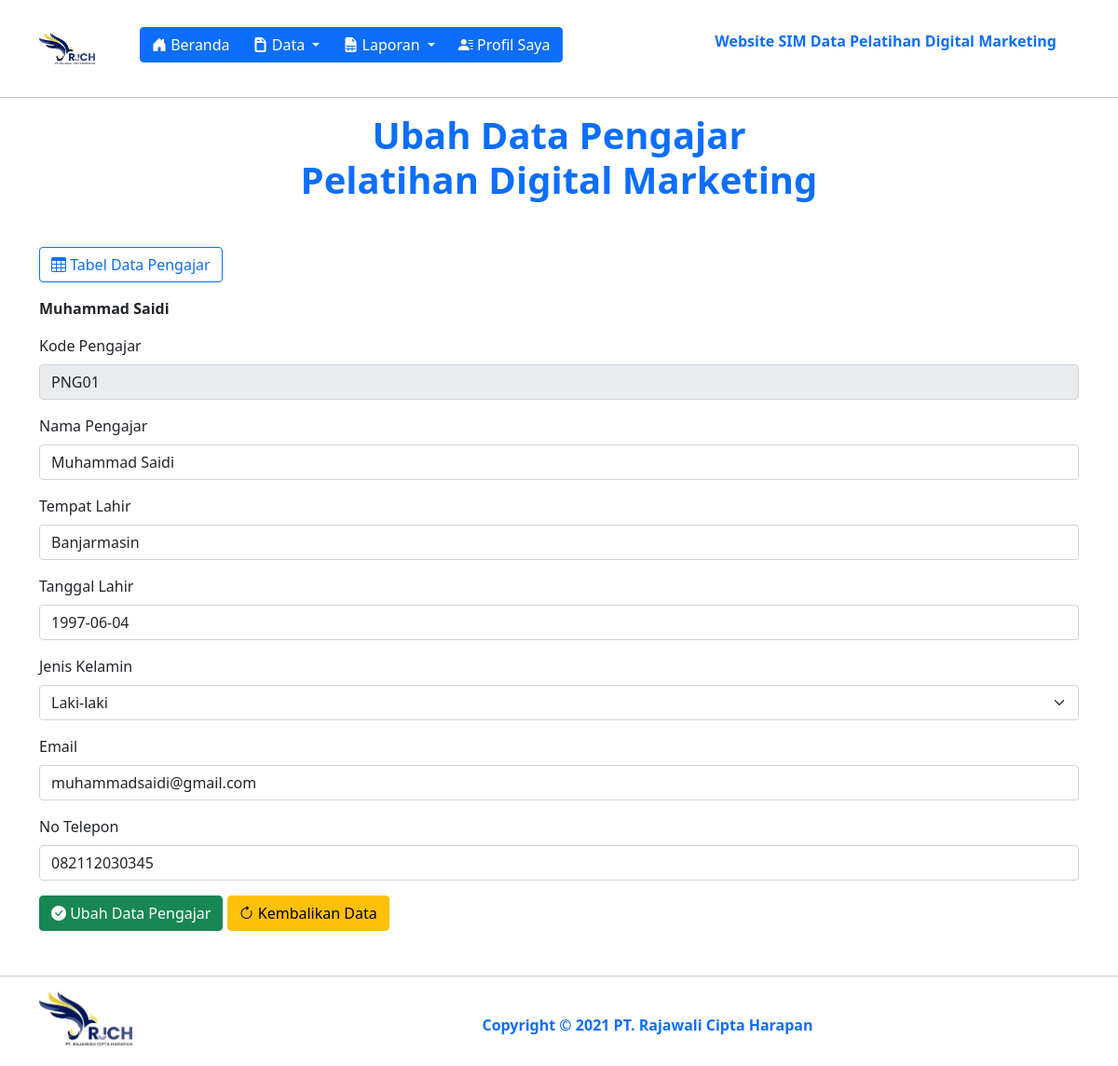
Screenshot of /data/user_admin/pengajar/pengajar_update.php?id_pengajar=16 (signed in) with the database file from the repository.
### tables this page shows
CREATE TABLE `tb_pengajar` (
  `id_pengajar` int(11) NOT NULL,
  `kode_pengajar` varchar(11) NOT NULL,
  `nama_pengajar` varchar(255) NOT NULL,
  `tempat_lahir` varchar(255) NOT NULL,
  `tanggal_lahir` date NOT NULL,
  `jenis_kelamin` varchar(255) NOT NULL,
  `email` varchar(255) NOT NULL,
  `no_telp` varchar(15) NOT NULL
);

### data/user_admin/pengajar/pengajar_functions.php (called while the page is built, shortened)
<?php
$conn = mysqli_connect("localhost", "root", "", "db_pelatihan_digital_marketing");
function queryTampilPengajar($queryTampilPengajar) {
  global $conn;
  $result = mysqli_query($conn, $queryTampilPengajar);
  $rows = [];
  while ($row = mysqli_fetch_assoc($result)) {
    $rows[] = $row;
  }
  return $rows;
}
?>

### data/user_admin/pengajar/pengajar_update.php (the view, shortened to what this page needs)
<?php
require "pengajar_functions.php";
$id_pengajar = $_GET["id_pengajar"];
$tb_pengajar = queryTampilPengajar("SELECT * FROM tb_pengajar WHERE id_pengajar = $id_pengajar")[0];
?>
<!DOCTYPE html>
<html lang="en">
  <head>
    <link href="https://cdn.jsdelivr.net/npm/bootstrap@5.1.3/dist/css/bootstrap.min.css" rel="stylesheet" />
    <link rel="stylesheet" href="https://cdn.jsdelivr.net/npm/bootstrap-icons@1.7.2/font/bootstrap-icons.css">
  </head>
  <body>
    <section id="navbar">
      <nav class="navbar navbar-expand-lg navbar-light bg-white">
        <div class="container">
          <a href="https://rajawaliciptaharapan.com/" target="_blank">
            <img src="../../../src/img/logo-rjch-baru.png" width="60px" alt="PT. Rajawali Cipta Harapan" class="mt-3"/>
          </a>
          <div class="btn-group ms-5 mt-2" role="group" aria-label="Button group with nested dropdown">
            <a class="btn-group" href="../../../index-admin.php">
              <button type="button" class="btn btn-primary"><i class="bi bi-house-door-fill"></i> Beranda</button>
            </a>
            <div class="btn-group" role="group">
              <button id="btnGroupDrop1" type="button" class="btn btn-primary dropdown-toggle" data-bs-toggle="dropdown" aria-expanded="false">
              <i class="bi bi-file-earmark-post-fill"></i> Data
              </button>
            </div>
            <div class="btn-group" role="group">
              <button id="btnGroupDrop1" type="button" class="btn btn-primary dropdown-toggle" data-bs-toggle="dropdown" aria-expanded="false">
              <i class="bi bi-file-earmark-spreadsheet-fill"></i> Laporan
              </button>
            </div>
            <a class="btn-group" href="../profile_admin.php">
              <button type="button" class="btn btn-primary"><i class="bi bi-person-lines-fill"></i> Profil Saya</button>
            </a>
          </div>
          <ul class="navbar-nav ms-auto mb-2 mt-3 mb-lg-0">
            <li class="nav-item">
              <p class="nav-link fw-bold text-primary me-3 ">Website SIM Data Pelatihan Digital Marketing</p>
            </li>
          </ul>
        </div>
      </nav>
      <hr>
    </section>
    <section id="body">
      <div class="container">
        <h1 class="text-primary mb-5 text-center fw-bold">Ubah Data Pengajar <br> Pelatihan Digital Marketing</h1>
        <div class="row mb-3">
          <div class="col-md-9">
            <a href="pengajar_show.php">
              <button type="button" class="btn btn-outline-primary"><i class="bi bi-table"></i> Tabel Data Pengajar</button>
            </a>
          </div>
        </div>
        <div class="row">
          <div class="col">
            <form method="post">
              <p class="fw-bold"><?= $tb_pengajar["nama_pengajar"] ?></p>
              <div class="mb-3">
                <label for="kode_pengajar" class="form-label">Kode Pengajar</label>
                <input type="text" class="form-control" id="kode_pengajar" name="kode_pengajar" value="<?= $tb_pengajar["kode_pengajar"] ?>" required autocomplete="off" disabled>
              </div>
              <div class="mb-3">
                <label for="nama_pengajar" class="form-label">Nama Pengajar</label>
                <input type="text" class="form-control" id="nama_pengajar" name="nama_pengajar" value="<?= $tb_pengajar["nama_pengajar"] ?>" required  autocomplete="off">
              </div>
              <div class="mb-3">
                <label for="tempat_lahir" class="form-label">Tempat Lahir</label>
                <input type="text" class="form-control" id="tempat_lahir" name="tempat_lahir" value="<?= $tb_pengajar["tempat_lahir"] ?>" required  autocomplete="off">
              </div>
              <div class="mb-3">
                <label for="tanggal_lahir" class="form-label">Tanggal Lahir</label>
                <input type="text" class="form-control" id="tanggal_lahir" name="tanggal_lahir" value="<?= $tb_pengajar["tanggal_lahir"] ?>" required  autocomplete="off">
              </div>
              <div class="mb-3">
                <label for="jenis_kelamin" class="form-label">Jenis Kelamin</label>
                <select class="form-select" name="jenis_kelamin" id="jenis_kelamin">
                  <option selected><?= $tb_pengajar["jenis_kelamin"] ?></option>
                </select>
              </div>
              <div class="mb-3">
                <label for="email" class="form-label">Email</label>
                <input type="email" class="form-control" id="email" name="email" value="<?= $tb_pengajar["email"] ?>" required>
              </div>
              <div class="mb-3">
                <label for="no_telp" class="form-label">No Telepon</label>
                <input type="number" class="form-control" id="no_telp" name="no_telp" value="<?= $tb_pengajar["no_telp"] ?>" required>
              </div>
              <button type="submit" name="submit" class="btn btn-success"><i class="bi bi-check-circle-fill"></i> Ubah Data Pengajar</button>
              <button type="reset" name="reset" class="btn btn-warning"><i class="bi bi-arrow-clockwise"></i> Kembalikan Data</button>
            </form>
          </div>
        </div>
      </div>
    </section>
    <section class="footer mt-5 mb-3">
      <hr>
      <div class="container">
        <div class="row mt-3">
          <div class="col-md-2">
            <a href="https://rajawaliciptaharapan.com" target="_blank">
              <img src="../../../src/img/logo-rjch-baru.png" alt="PT Rajawali Cipta Harapan" width="100px">
            </a>
          </div>
          <div class="col-md-10 justify-content-center mt-4">
            <p class="text-center text-primary fw-bold">Copyright <span class="fw-bolder">&copy;</span> 2021 PT. Rajawali Cipta Harapan</p>
          </div>
        </div>
      </div>
    </section>
  </body>
</html>

### data/user_admin/pengajar/pengajar_update.php (style rules this page uses)
a { text-decoration: none; }

### rows the page displays
tb_pengajar: nama_pengajar "Muhammad Saidi", kode_pengajar "PNG01", tempat_lahir "Banjarmasin", tanggal_lahir "1997-06-04", jenis_kelamin "Laki-laki", email "muhammadsaidi@gmail.com", no_telp "082112030345"
